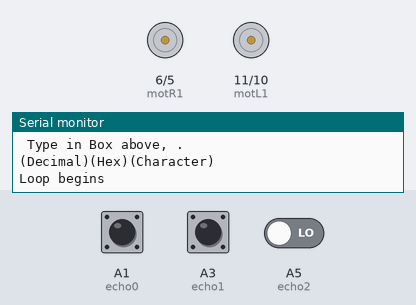
Recording of a sketch running on a simulated Arduino Uno, built with avr-gcc and run on an emulated ATmega328P. On the bench: motor-driver pin pairs drawn as motors (green arrow = first pin HIGH = forward, orange = second pin HIGH = backward, longer = more drive), the last lines printed to the serial monitor. Inputs (shaded band) come from the test bench; at power-on: A3 (echo1) LOW, A1 (echo0) LOW, A5 (echo2) LOW.

Above: at 1.2 s.
1.3 s: A3 (echo1) pulsed HIGH 2 times (0.12 s each, 0.3 s apart)
At 2.52 s:
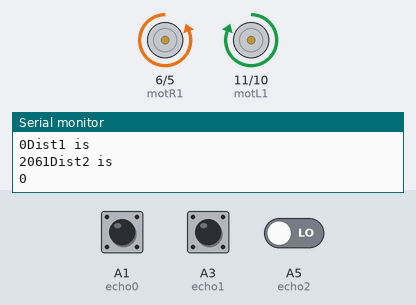
4.9 s: A1 (echo0) pulsed HIGH 5 times (0.12 s each, 0.3 s apart)
At 6.7 s:
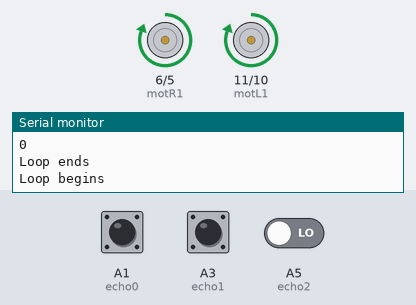
Timing chart, 0 to 15.4 s (numbered marks = the images above; inputs shaded):
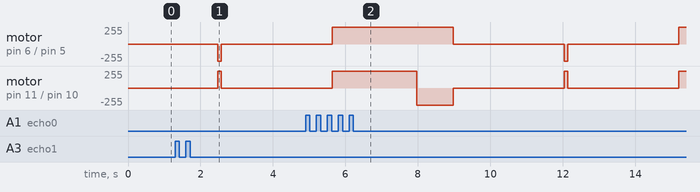

The sketch:

Maze.ino
```cpp
/*
  Intializing all the pin variables
*/

//Setting the motor pins
const int motL1 = 11; //Left Motor +
const int motL2 = 10; //Left Motor -
const int motR1 = 6; //Right Motor +
const int motR2 = 5; //Right Motor -

//0-->Left; 1-->Centre; 2-->Right
const int echo0 = A1; //Ultrasonic 1 Echo
const int echo1 = A3; //Ultrasonic 2 Echo
const int echo2 = A5; //Ultrasonic 3 Echo

//0-->Left; 1-->Centre; 2-->Right
const int trig0 = A0; //Ultrasonic 1 Trigger
const int trig1 = A2;  //Ultrasonic 2 Trigger
const int trig2 = A4;  //Ultrasonic 3 Trigger

long t[3]; //0-->Left; 1-->Centre; 2-->Right in seconds
long dist[3];  //0-->Left; 1-->Centre; 2-->Right in centters

void forward()
{
    delay(1);
    digitalWrite(motL1, HIGH);
    digitalWrite(motL2, LOW);
    digitalWrite(motR1, HIGH);
    digitalWrite(motR2, LOW);
}

void left(int c)
{
    delay(1);
    digitalWrite(motL1, LOW);
    digitalWrite(motL2, HIGH);
    digitalWrite(motR1, HIGH);
    digitalWrite(motR2, LOW);
    delay(c);
    stopMotor();
    observe();
}

void right(int d)
{
    delay(1);
    digitalWrite(motL1, HIGH);
    digitalWrite(motL2, LOW);
    digitalWrite(motR1, LOW);
    digitalWrite(motR2, HIGH);
    delay(d);
    stopMotor();
    observe();
}

void observe()
{
    digitalWrite(trig0, LOW);
    digitalWrite(trig1, LOW);
    digitalWrite(trig2, LOW);
    delay(2);
    // Set the trig on HIGH state for 1 second
    digitalWrite(trig0, HIGH);
    digitalWrite(trig1, HIGH);
    digitalWrite(trig2, HIGH);
    delay(10);
    digitalWrite(trig0, LOW);
    digitalWrite(trig1, LOW);
    digitalWrite(trig2, LOW);
    // Reads the echo
    t[0] = pulseIn(echo0, HIGH);
    t[1] = pulseIn(echo1, HIGH);
    t[2] = pulseIn(echo2, HIGH);
    dist[0] = calcDist(t[0]);
    dist[1] = calcDist(t[1]);
    dist[2] = calcDist(t[2]);
    delay(50);
}

long calcDist(long t)
{
  long distance = t/58.2;
    return distance;
}

void stopMotor()
{
    digitalWrite(motL1, LOW);
    digitalWrite(motL2, LOW);
    digitalWrite(motR1, LOW);
    digitalWrite(motR2, LOW);
}
void setup()
{

    Serial.begin(9600);
    //Motor pins
    pinMode(motL1, OUTPUT);
    pinMode(motL2, OUTPUT);
    pinMode(motR1, OUTPUT);
    pinMode(motR2, OUTPUT);

    //Echo Pins
    pinMode(echo0, INPUT);
    pinMode(echo1, INPUT);
    pinMode(echo2, INPUT);
    //Trig Pins
    pinMode(trig0, OUTPUT);
    pinMode(trig1, OUTPUT);
    pinMode(trig2, OUTPUT);
    Serial.println("--- Start Serial Monitor SEND_RCVE ---");
    Serial.println(" Type in Box above, . ");
    Serial.println("(Decimal)(Hex)(Character)");
    Serial.println();


}

void loop()
{
    Serial.println("Loop begins");
    //For Turnings
    observe();
    Serial.println("Dist0 is");
    Serial.print(dist[0]);
    Serial.println("Dist1 is");
    Serial.print(dist[1]);
    Serial.println("Dist2 is");
    Serial.print(dist[2]);
    if (dist[1] >= 15)
    {
        forward();
    }
    else if (dist[0] >= 15)
    {
        left(1000);
    }
    else if (dist[2] >= 15)
    {
        right(1000);
    }

    //For alignment
    if (dist[0] < 10)
    {
        right(100);
    }
    else if (dist[2] < 10)
    {
        left(100);
    }
    forward();
    Serial.println("Dist0 is");
    Serial.println(dist[0]);
    Serial.println("Dist1 is");
    Serial.println(dist[1]);
    Serial.println("Dist2 is");
    Serial.println(dist[2]);
    Serial.println("Loop ends");
}
```
